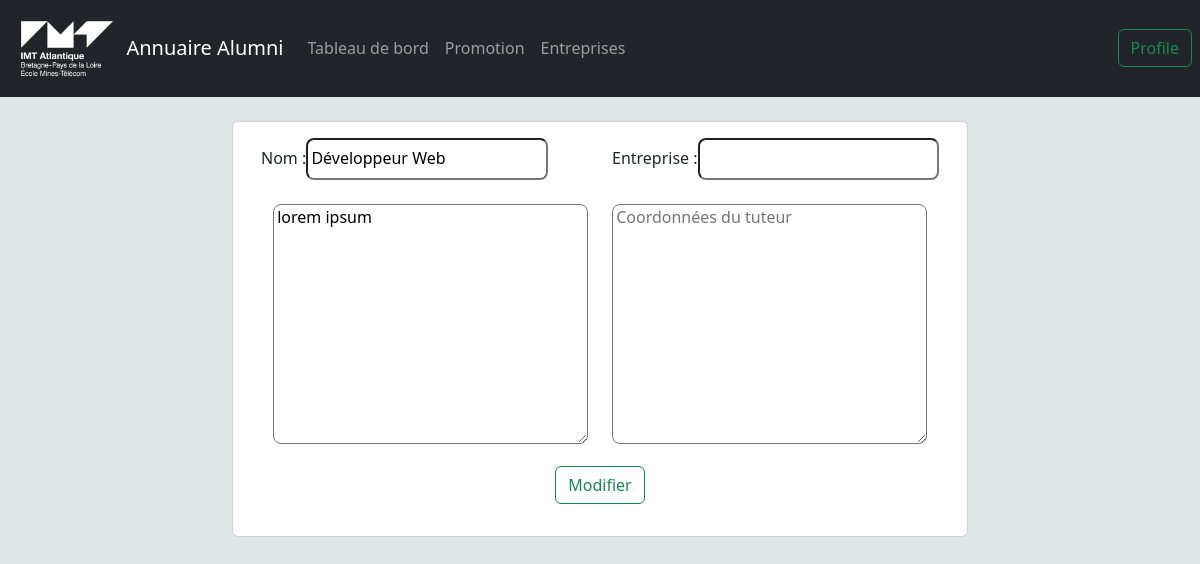
The app's page /entreprise test/edit/1/4, older data.
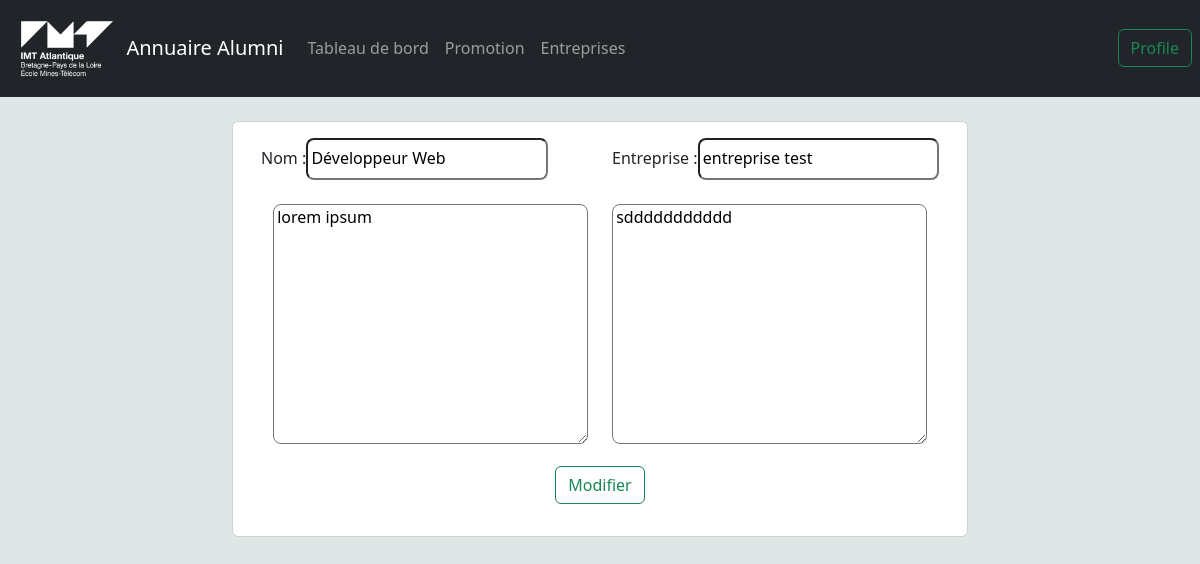
The same page, newer data.
### database/models.py (models this page shows)
class stage(db.Model):
    stage_id = db.Column(db.Integer, primary_key=True)
    student_id = db.Column(db.Integer)
    entreprise_id = db.Column(db.Integer)
    description = db.Column(db.Text)
    nom = db.Column(db.Text)
    info_tuteur = db.Column(db.Text)

class entreprise(db.Model):
    entreprise_id = db.Column(db.Integer, primary_key=True)
    name = db.Column(db.Text)

### app.py (the view)
@app.route("/<string:name>/edit/<int:id>/<int:idStage>",methods=["GET", "POST"])
def editStageTab(name,id,idStage):
    Stage = getStageById(idStage)
    entreprise_name = entreprise.query.filter_by(entreprise_id=Stage.entreprise_id).first()
    if(not entreprise_name):
        entreprise_name = ''
    else:
        entreprise_name = entreprise_name.name
    stageform = StageForm(description=Stage.description,nom=Stage.nom,name=entreprise_name,info_tuteur=Stage.info_tuteur)
    if stageform.validate_on_submit():
        changeStage(stageform,id,idStage)
        return redirect(url_for("showClientInfo",name=name,id=id))
    return render_template("ModifierStage.html",name=name,id=id,stageform=stageform,idStage=idStage)

### Forms/Forms.py
class StageForm(FlaskForm):
    name = StringField('nom entreprise')
    description = TextAreaField('Ajoutez une description',render_kw={'style': 'width:100%;height:30vh'})
    nom = StringField('codetes')
    info_tuteur = TextAreaField('Ajoutez les coordonnées du tuteur',render_kw={'style': 'width:100%;height:30vh'})

### database/querys/Get.py (called while the page is built)
def getStageById(stage_id):
    Stage = stage.query.filter_by(stage_id = stage_id).first()
    return Stage

### templates/ModifierStage.html (shortened to what this page needs)
<!DOCTYPE html>
<html lang="en">
<head>
    <link href="https://cdn.jsdelivr.net/npm/bootstrap@5.3.0-alpha1/dist/css/bootstrap.min.css"
      rel="stylesheet"
>
    {% import 'navBar.jinja2' as nav %}
</head>
<header>
            {{ nav.renderNavBar(name,id) }}
</header>
<body style="background-color:#dee7e6;">
<br>
<div class="container">
    <div class="row justify-content-center">
        <div class="col-8">
<div class="card">
    <div class="card-body">
        <form action="{{ url_for("editStageTab",id=id, name=name,idStage=idStage)}}" method="post"> {{ stageform.hidden_tag() }}
            <div class="container">
            <div class="row">
                <div class="col-md-6">
                    <label>Nom : </label>{{ stageform.nom(class="form-control-lg") }}
                </div>
                <div class="col-md-6">
                    <label>Entreprise : </label>{{ stageform.name(class="form-control-lg") }}
                </div>
                </div>
                <br>
                <div class="container">
                    <div class="row">
                <div class="col-6">
                    {{ stageform.description(class="form-control-lg", placeholder="Description") }}
                </div>
                <div class="col-md-6">
                    {{ stageform.info_tuteur(class="form-control-lg", placeholder="Coordonnées du tuteur") }}
                </div>
                        </div>
                    </div>
                <div class="card-body text-center">
                            <input class="btn btn-outline-success" type="submit" value="Modifier">
                                </div>
            </div>
        </form>
    </div>
</div>
        </div>
</div>
    </div>
</body>
</html>

Row changes from the older to the newer data that the page shows:
changed stage "Développeur Web": info_tuteur (not shown) → "sddddddddddd"
now on this page (row edited): entreprise: name "entreprise test"
